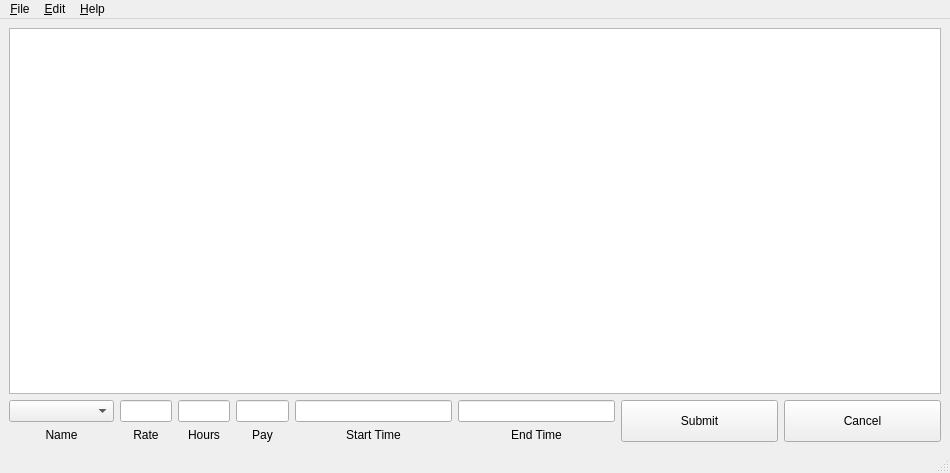
<?xml version="1.0" encoding="UTF-8"?>
<ui version="4.0">
 <class>Record</class>
 <widget class="QMainWindow" name="Record">
  <property name="geometry">
   <rect>
    <x>0</x>
    <y>0</y>
    <width>950</width>
    <height>473</height>
   </rect>
  </property>
  <property name="sizePolicy">
   <sizepolicy hsizetype="Preferred" vsizetype="Preferred">
    <horstretch>0</horstretch>
    <verstretch>0</verstretch>
   </sizepolicy>
  </property>
  <property name="windowTitle">
   <string>Record</string>
  </property>
  <widget class="QWidget" name="centralwidget">
   <layout class="QGridLayout" name="gridLayout_2">
    <item row="0" column="0">
     <widget class="QTableView" name="tableView">
      <property name="sizePolicy">
       <sizepolicy hsizetype="Expanding" vsizetype="Expanding">
        <horstretch>10</horstretch>
        <verstretch>8</verstretch>
       </sizepolicy>
      </property>
      <property name="font">
       <font>
        <pointsize>12</pointsize>
       </font>
      </property>
     </widget>
    </item>
    <item row="1" column="0">
     <layout class="QGridLayout" name="gridLayout" columnstretch="2,1,1,1,3,3,3,3">
      <item row="0" column="0">
       <widget class="QComboBox" name="comboBox">
        <property name="sizePolicy">
         <sizepolicy hsizetype="Preferred" vsizetype="Preferred">
          <horstretch>0</horstretch>
          <verstretch>1</verstretch>
         </sizepolicy>
        </property>
       </widget>
      </item>
      <item row="0" column="1">
       <widget class="QLineEdit" name="lineEditRate">
        <property name="sizePolicy">
         <sizepolicy hsizetype="Preferred" vsizetype="Preferred">
          <horstretch>0</horstretch>
          <verstretch>1</verstretch>
         </sizepolicy>
        </property>
       </widget>
      </item>
      <item row="0" column="2">
       <widget class="QLineEdit" name="lineEditHours">
        <property name="sizePolicy">
         <sizepolicy hsizetype="Preferred" vsizetype="Preferred">
          <horstretch>0</horstretch>
          <verstretch>1</verstretch>
         </sizepolicy>
        </property>
        <property name="readOnly">
         <bool>true</bool>
        </property>
       </widget>
      </item>
      <item row="0" column="3">
       <widget class="QLineEdit" name="lineEditPay">
        <property name="sizePolicy">
         <sizepolicy hsizetype="Preferred" vsizetype="Preferred">
          <horstretch>0</horstretch>
          <verstretch>1</verstretch>
         </sizepolicy>
        </property>
       </widget>
      </item>
      <item row="0" column="4">
       <widget class="QLineEdit" name="lineEditStart">
        <property name="sizePolicy">
         <sizepolicy hsizetype="Preferred" vsizetype="Preferred">
          <horstretch>0</horstretch>
          <verstretch>1</verstretch>
         </sizepolicy>
        </property>
       </widget>
      </item>
      <item row="0" column="5">
       <widget class="QLineEdit" name="lineEditEnd">
        <property name="sizePolicy">
         <sizepolicy hsizetype="Preferred" vsizetype="Preferred">
          <horstretch>0</horstretch>
          <verstretch>1</verstretch>
         </sizepolicy>
        </property>
       </widget>
      </item>
      <item row="0" column="6" rowspan="2">
       <widget class="QPushButton" name="pushButtonSubmit">
        <property name="sizePolicy">
         <sizepolicy hsizetype="Preferred" vsizetype="Preferred">
          <horstretch>1</horstretch>
          <verstretch>1</verstretch>
         </sizepolicy>
        </property>
        <property name="text">
         <string>Submit</string>
        </property>
       </widget>
      </item>
      <item row="0" column="7" rowspan="2">
       <widget class="QPushButton" name="pushButtonCancel">
        <property name="sizePolicy">
         <sizepolicy hsizetype="Preferred" vsizetype="Preferred">
          <horstretch>1</horstretch>
          <verstretch>1</verstretch>
         </sizepolicy>
        </property>
        <property name="text">
         <string>Cancel</string>
        </property>
       </widget>
      </item>
      <item row="1" column="0">
       <widget class="QLabel" name="labelName">
        <property name="text">
         <string>Name</string>
        </property>
        <property name="alignment">
         <set>Qt::AlignCenter</set>
        </property>
       </widget>
      </item>
      <item row="1" column="1">
       <widget class="QLabel" name="labelRate">
        <property name="text">
         <string>Rate</string>
        </property>
        <property name="alignment">
         <set>Qt::AlignCenter</set>
        </property>
       </widget>
      </item>
      <item row="1" column="2">
       <widget class="QLabel" name="labelHours">
        <property name="text">
         <string>Hours</string>
        </property>
        <property name="alignment">
         <set>Qt::AlignCenter</set>
        </property>
       </widget>
      </item>
      <item row="1" column="3">
       <widget class="QLabel" name="labelPay">
        <property name="text">
         <string>Pay</string>
        </property>
        <property name="alignment">
         <set>Qt::AlignCenter</set>
        </property>
       </widget>
      </item>
      <item row="1" column="4">
       <widget class="QLabel" name="labelStart">
        <property name="text">
         <string>Start Time</string>
        </property>
        <property name="alignment">
         <set>Qt::AlignCenter</set>
        </property>
       </widget>
      </item>
      <item row="1" column="5">
       <widget class="QLabel" name="labelEnd">
        <property name="text">
         <string>End Time</string>
        </property>
        <property name="alignment">
         <set>Qt::AlignCenter</set>
        </property>
       </widget>
      </item>
     </layout>
    </item>
   </layout>
  </widget>
  <widget class="QMenuBar" name="menubar">
   <property name="geometry">
    <rect>
     <x>0</x>
     <y>0</y>
     <width>950</width>
     <height>27</height>
    </rect>
   </property>
   <property name="nativeMenuBar">
    <bool>true</bool>
   </property>
   <widget class="QMenu" name="menuFile">
    <property name="title">
     <string>&amp;File</string>
    </property>
    <addaction name="actionReports"/>
    <addaction name="separator"/>
    <addaction name="actionLoad"/>
    <addaction name="actionNew"/>
    <addaction name="actionClone"/>
    <addaction name="actionAddRegulars"/>
    <addaction name="separator"/>
    <addaction name="actionQuit"/>
   </widget>
   <widget class="QMenu" name="menuEdit">
    <property name="title">
     <string>&amp;Edit</string>
    </property>
    <addaction name="actionAdd"/>
    <addaction name="actionDelete"/>
    <addaction name="separator"/>
    <addaction name="actionHelpers"/>
    <addaction name="actionNight"/>
    <addaction name="actionRegular"/>
   </widget>
   <widget class="QMenu" name="menuHelp">
    <property name="title">
     <string>&amp;Help</string>
    </property>
    <addaction name="actionAbout"/>
    <addaction name="actionAboutQt"/>
    <addaction name="actionAppearence"/>
    <addaction name="actionHelp"/>
   </widget>
   <addaction name="menuFile"/>
   <addaction name="menuEdit"/>
   <addaction name="menuHelp"/>
  </widget>
  <widget class="QStatusBar" name="statusbar"/>
  <action name="actionHelpers">
   <property name="text">
    <string>&amp;Helpers</string>
   </property>
  </action>
  <action name="actionReports">
   <property name="text">
    <string>&amp;Reports</string>
   </property>
  </action>
  <action name="actionAdd">
   <property name="text">
    <string>&amp;Add</string>
   </property>
  </action>
  <action name="actionDelete">
   <property name="text">
    <string>&amp;Delete</string>
   </property>
  </action>
  <action name="actionQuit">
   <property name="text">
    <string>&amp;Quit</string>
   </property>
  </action>
  <action name="actionLoad">
   <property name="text">
    <string>&amp;Load</string>
   </property>
  </action>
  <action name="actionNew">
   <property name="text">
    <string>&amp;New</string>
   </property>
  </action>
  <action name="actionClone">
   <property name="text">
    <string>&amp;Clone</string>
   </property>
  </action>
  <action name="actionRegular">
   <property name="text">
    <string>&amp;Regular Helpers</string>
   </property>
  </action>
  <action name="actionAbout">
   <property name="text">
    <string>&amp;About</string>
   </property>
  </action>
  <action name="actionAboutQt">
   <property name="text">
    <string>About&amp;Qt</string>
   </property>
  </action>
  <action name="actionNight">
   <property name="text">
    <string>&amp;Night</string>
   </property>
  </action>
  <action name="actionAppearence">
   <property name="text">
    <string>&amp;Appearence</string>
   </property>
  </action>
  <action name="actionAddRegulars">
   <property name="text">
    <string>Add&amp;Regulars</string>
   </property>
  </action>
  <action name="actionHelp">
   <property name="text">
    <string>&amp;Usage</string>
   </property>
  </action>
 </widget>
 <resources/>
 <connections/>
</ui>
